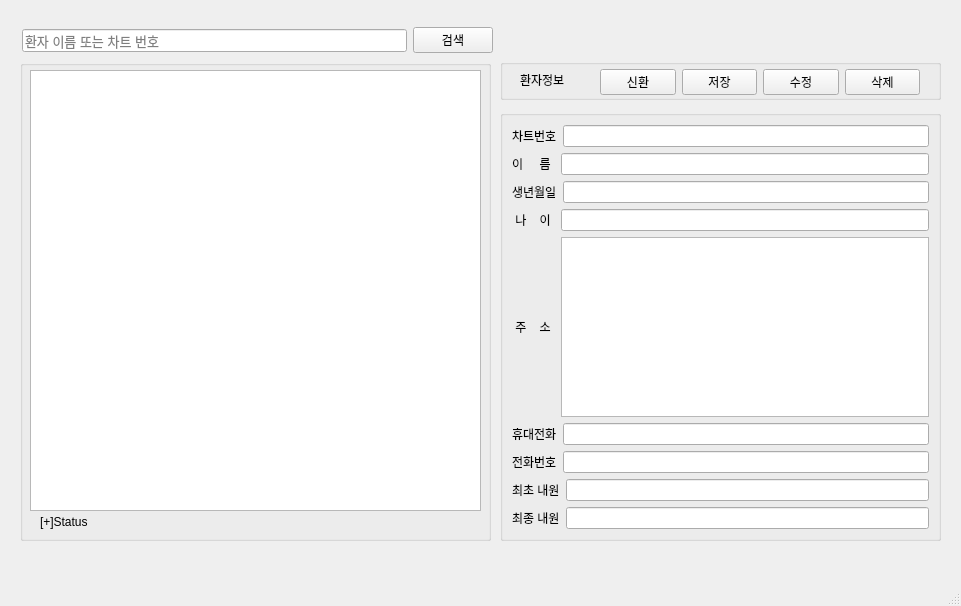
<?xml version="1.0" encoding="UTF-8"?>
<ui version="4.0">
 <class>MainWindow</class>
 <widget class="QMainWindow" name="MainWindow">
  <property name="geometry">
   <rect>
    <x>0</x>
    <y>0</y>
    <width>961</width>
    <height>606</height>
   </rect>
  </property>
  <property name="contextMenuPolicy">
   <enum>Qt::DefaultContextMenu</enum>
  </property>
  <property name="windowTitle">
   <string>MainWindow</string>
  </property>
  <widget class="QWidget" name="centralwidget">
   <widget class="QLabel" name="label">
    <property name="geometry">
     <rect>
      <x>40</x>
      <y>511</y>
      <width>111</width>
      <height>21</height>
     </rect>
    </property>
    <property name="text">
     <string>[+]Status</string>
    </property>
   </widget>
   <widget class="QGroupBox" name="groupBox">
    <property name="geometry">
     <rect>
      <x>500</x>
      <y>110</y>
      <width>441</width>
      <height>431</height>
     </rect>
    </property>
    <property name="title">
     <string/>
    </property>
    <layout class="QVBoxLayout" name="verticalLayout">
     <item>
      <layout class="QHBoxLayout" name="horizontalLayout">
       <item>
        <widget class="QLabel" name="label_pntuid">
         <property name="text">
          <string>차트번호</string>
         </property>
        </widget>
       </item>
       <item>
        <widget class="QLineEdit" name="lineEdit_pntuid">
         <property name="readOnly">
          <bool>false</bool>
         </property>
        </widget>
       </item>
      </layout>
     </item>
     <item>
      <layout class="QHBoxLayout" name="horizontalLayout_2">
       <item>
        <widget class="QLabel" name="label_pntname">
         <property name="text">
          <string>이     름 </string>
         </property>
        </widget>
       </item>
       <item>
        <widget class="QLineEdit" name="lineEdit_pntname"/>
       </item>
      </layout>
     </item>
     <item>
      <layout class="QHBoxLayout" name="horizontalLayout_3">
       <item>
        <widget class="QLabel" name="label_birthdate">
         <property name="text">
          <string>생년월일</string>
         </property>
        </widget>
       </item>
       <item>
        <widget class="QLineEdit" name="lineEdit_birthdate"/>
       </item>
      </layout>
     </item>
     <item>
      <layout class="QHBoxLayout" name="horizontalLayout_4">
       <item>
        <widget class="QLabel" name="label_age">
         <property name="text">
          <string> 나    이 </string>
         </property>
        </widget>
       </item>
       <item>
        <widget class="QLineEdit" name="lineEdit_age">
         <property name="readOnly">
          <bool>true</bool>
         </property>
        </widget>
       </item>
      </layout>
     </item>
     <item>
      <layout class="QHBoxLayout" name="horizontalLayout_5">
       <item>
        <widget class="QLabel" name="label_adrr">
         <property name="text">
          <string> 주    소 </string>
         </property>
        </widget>
       </item>
       <item>
        <widget class="QTextEdit" name="textEdit_adrr"/>
       </item>
      </layout>
     </item>
     <item>
      <layout class="QHBoxLayout" name="horizontalLayout_6">
       <item>
        <widget class="QLabel" name="label_hpno">
         <property name="text">
          <string>휴대전화</string>
         </property>
        </widget>
       </item>
       <item>
        <widget class="QLineEdit" name="lineEdit_hpno"/>
       </item>
      </layout>
     </item>
     <item>
      <layout class="QHBoxLayout" name="horizontalLayout_7">
       <item>
        <widget class="QLabel" name="label_hometel">
         <property name="text">
          <string>전화번호</string>
         </property>
        </widget>
       </item>
       <item>
        <widget class="QLineEdit" name="lineEdit_hometel"/>
       </item>
      </layout>
     </item>
     <item>
      <layout class="QHBoxLayout" name="horizontalLayout_8">
       <item>
        <widget class="QLabel" name="label_FirstVisitDate">
         <property name="text">
          <string>최초 내원</string>
         </property>
        </widget>
       </item>
       <item>
        <widget class="QLineEdit" name="lineEdit_FirstVisitDate"/>
       </item>
      </layout>
     </item>
     <item>
      <layout class="QHBoxLayout" name="horizontalLayout_9">
       <item>
        <widget class="QLabel" name="label_LastVisitDate">
         <property name="text">
          <string>최종 내원</string>
         </property>
        </widget>
       </item>
       <item>
        <widget class="QLineEdit" name="lineEdit_LastVisitDate"/>
       </item>
      </layout>
     </item>
    </layout>
   </widget>
   <widget class="QGroupBox" name="groupBox_2">
    <property name="geometry">
     <rect>
      <x>500</x>
      <y>59</y>
      <width>441</width>
      <height>41</height>
     </rect>
    </property>
    <property name="title">
     <string/>
    </property>
    <widget class="QLabel" name="label_2">
     <property name="geometry">
      <rect>
       <x>20</x>
       <y>10</y>
       <width>61</width>
       <height>21</height>
      </rect>
     </property>
     <property name="text">
      <string>환자정보</string>
     </property>
    </widget>
    <widget class="QWidget" name="">
     <property name="geometry">
      <rect>
       <x>100</x>
       <y>10</y>
       <width>320</width>
       <height>26</height>
      </rect>
     </property>
     <layout class="QHBoxLayout" name="horizontalLayout_10">
      <item>
       <widget class="QPushButton" name="pushButton_newpatient">
        <property name="text">
         <string>신환</string>
        </property>
       </widget>
      </item>
      <item>
       <widget class="QPushButton" name="pushButton_save">
        <property name="text">
         <string>저장</string>
        </property>
       </widget>
      </item>
      <item>
       <widget class="QPushButton" name="pushButton_Edit">
        <property name="text">
         <string>수정</string>
        </property>
       </widget>
      </item>
      <item>
       <widget class="QPushButton" name="pushButton_delete">
        <property name="text">
         <string>삭제</string>
        </property>
       </widget>
      </item>
     </layout>
    </widget>
   </widget>
   <widget class="QGroupBox" name="groupBox_3">
    <property name="geometry">
     <rect>
      <x>20</x>
      <y>60</y>
      <width>471</width>
      <height>481</height>
     </rect>
    </property>
    <property name="autoFillBackground">
     <bool>false</bool>
    </property>
    <property name="title">
     <string/>
    </property>
    <widget class="QTableView" name="tableView">
     <property name="geometry">
      <rect>
       <x>10</x>
       <y>10</y>
       <width>451</width>
       <height>441</height>
      </rect>
     </property>
     <property name="alternatingRowColors">
      <bool>true</bool>
     </property>
     <property name="selectionBehavior">
      <enum>QAbstractItemView::SelectRows</enum>
     </property>
     <property name="horizontalScrollMode">
      <enum>QAbstractItemView::ScrollPerItem</enum>
     </property>
     <property name="sortingEnabled">
      <bool>true</bool>
     </property>
    </widget>
   </widget>
   <widget class="QWidget" name="">
    <property name="geometry">
     <rect>
      <x>22</x>
      <y>20</y>
      <width>471</width>
      <height>41</height>
     </rect>
    </property>
    <layout class="QHBoxLayout" name="horizontalLayout_11">
     <item>
      <widget class="QLineEdit" name="lineEdit_search">
       <property name="font">
        <font>
         <pointsize>10</pointsize>
        </font>
       </property>
       <property name="cursor">
        <cursorShape>IBeamCursor</cursorShape>
       </property>
       <property name="focusPolicy">
        <enum>Qt::ClickFocus</enum>
       </property>
       <property name="autoFillBackground">
        <bool>false</bool>
       </property>
       <property name="text">
        <string/>
       </property>
       <property name="frame">
        <bool>true</bool>
       </property>
       <property name="dragEnabled">
        <bool>false</bool>
       </property>
       <property name="placeholderText">
        <string>환자 이름 또는 차트 번호</string>
       </property>
       <property name="clearButtonEnabled">
        <bool>true</bool>
       </property>
      </widget>
     </item>
     <item>
      <widget class="QPushButton" name="pushButton">
       <property name="text">
        <string>검색</string>
       </property>
      </widget>
     </item>
    </layout>
   </widget>
  </widget>
  <widget class="QMenuBar" name="menubar">
   <property name="geometry">
    <rect>
     <x>0</x>
     <y>0</y>
     <width>961</width>
     <height>22</height>
    </rect>
   </property>
  </widget>
  <widget class="QStatusBar" name="statusbar"/>
 </widget>
 <resources/>
 <connections/>
</ui>
